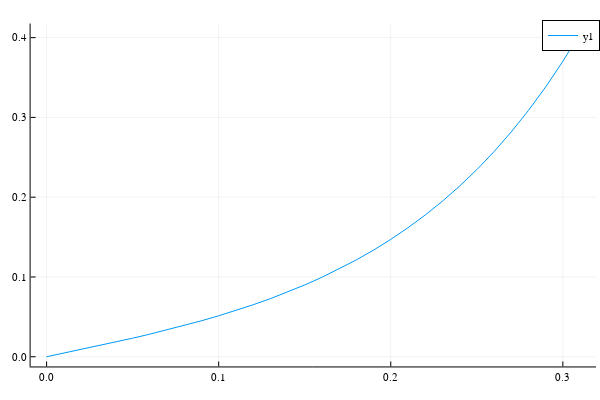

The notebook cell this image was saved under:
### Code cell
using Optimization, OptimizationOptimJL
ξ_vs_ω(x) = 0.05 * sinh(9x)
x = 0:0.01:1/π
plot(x, ξ_vs_ω.(x))

### Figure 1 — Plotly figure (JSON) as saved in the notebook; plotly's stock layout.template omitted (floating-point values rounded to 4 significant figures)
{"data": [{"colorbar": {"len": 0.9525, "title": "", "x": 0.9934, "y": 0.5139}, "legendgroup": "y1", "line": {"color": "rgba(0, 154, 250, 1.000)", "dash": "solid", "shape": "linear", "width": 1}, "mode": "lines", "name": "y1", "showlegend": true, "type": "scatter", "x": [0, 0.01, 0.02, 0.03, 0.04, 0.05, 0.06, 0.07, 0.08, 0.09, 0.1, 0.11, 0.12, 0.13, 0.14, 0.15, 0.16, 0.17, 0.18, 0.19, 0.2, 0.21, 0.22, 0.23, 0.24, 0.25, 0.26, 0.27, 0.28, 0.29, 0.3, 0.31], "xaxis": "x", "y": [0, 0.004506, 0.009049, 0.01366, 0.01839, 0.02327, 0.02833, 0.03363, 0.03919, 0.04508, 0.05133, 0.05799, 0.06513, 0.07279, 0.08104, 0.08995, 0.09959, 0.11, 0.1214, 0.1337, 0.1471, 0.1617, 0.1776, 0.195, 0.2139, 0.2346, 0.2571, 0.2818, 0.3087, 0.3381, 0.3703, 0.4055], "yaxis": "y"}], "layout": {"annotations": [], "height": 400, "legend": {"bgcolor": "rgba(255, 255, 255, 1.000)", "bordercolor": "rgba(0, 0, 0, 1.000)", "borderwidth": 1, "font": {"color": "rgba(0, 0, 0, 1.000)", "family": "sans-serif", "size": 11}, "title": {"font": {"color": "rgba(0, 0, 0, 1.000)", "family": "sans-serif", "size": 15}, "text": ""}, "tracegroupgap": 0, "traceorder": "normal", "x": 1, "xanchor": "auto", "y": 1, "yanchor": "auto"}, "margin": {"b": 20, "l": 0, "r": 0, "t": 20}, "paper_bgcolor": "rgba(255, 255, 255, 1.000)", "plot_bgcolor": "rgba(255, 255, 255, 1.000)", "showlegend": true, "width": 600, "xaxis": {"anchor": "y", "domain": [0.05101, 0.9934], "gridcolor": "rgba(0, 0, 0, 0.100)", "gridwidth": 0.5, "linecolor": "rgba(0, 0, 0, 1.000)", "mirror": false, "range": [-0.0093, 0.3193], "showgrid": true, "showline": true, "showticklabels": true, "tickangle": 0, "tickcolor": "rgb(0, 0, 0)", "tickfont": {"color": "rgba(0, 0, 0, 1.000)", "family": "sans-serif", "size": 11}, "tickmode": "array", "ticks": "inside", "ticktext": ["0.0", "0.1", "0.2", "0.3"], "tickvals": [0, 0.1, 0.2, 0.3], "title": "", "titlefont": {"color": "rgba(0, 0, 0, 1.000)", "family": "sans-serif", "size": 15}, "type": "-", "visible": true, "zeroline": false, "zerolinecolor": "rgba(0, 0, 0, 1.000)"}, "yaxis": {"anchor": "x", "domain": [0.03762, 0.9902], "gridcolor": "rgba(0, 0, 0, 0.100)", "gridwidth": 0.5, "linecolor": "rgba(0, 0, 0, 1.000)", "mirror": false, "range": [-0.01216, 0.4177], "showgrid": true, "showline": true, "showticklabels": true, "tickangle": 0, "tickcolor": "rgb(0, 0, 0)", "tickfont": {"color": "rgba(0, 0, 0, 1.000)", "family": "sans-serif", "size": 11}, "tickmode": "array", "ticks": "inside", "ticktext": ["0.0", "0.1", "0.2", "0.3", "0.4"], "tickvals": [0, 0.1, 0.2, 0.3, 0.4], "title": "", "titlefont": {"color": "rgba(0, 0, 0, 1.000)", "family": "sans-serif", "size": 15}, "type": "-", "visible": true, "zeroline": false, "zerolinecolor": "rgba(0, 0, 0, 1.000)"}}}
